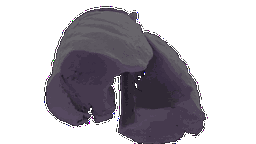
#> input picture dither_lungs.gif, 256 x 144 px, shrunk from 720 x 406 before the run
$ python dither_script_alpha_v7.py
#> lines starting #> are read from the running program, lines starting #| are printed output that depends on the picture; after the words box and inside, x2 and y2 are one past the last pixel; in counts of white or black regions, pixels touching at a corner belong together
from PIL import Image, ImageSequence
import numpy as np
from tqdm import tqdm

def atkinson_dither(image, colors, frame_number, has_alpha=False):
    width, height = image.size
    if has_alpha:
        rgba = np.array(image.convert('RGBA'))
        pixels = rgba[:, :, 0]  # Use the red channel for grayscale conversion
        alpha = rgba[:, :, 3]
    else:
        pixels = np.array(image.convert('L'))  # Convert image to grayscale
        alpha = None

    threshold_map = np.array(colors)  # Convert colors to numpy array for quick access
    quant_errors = np.zeros_like(pixels, dtype=np.float32)

    for y in tqdm(range(height), desc=f'Dithering frame {frame_number}', leave=False):
        for x in range(width):
            old_pixel = pixels[y, x] + quant_errors[y, x]
            new_pixel = threshold_map[np.argmin(np.abs(threshold_map - old_pixel))]
            pixels[y, x] = new_pixel
            quant_error = old_pixel - new_pixel

            if x + 1 < width:
                quant_errors[y, x + 1] += quant_error * 1 / 8
            if x + 2 < width:
                quant_errors[y, x + 2] += quant_error * 1 / 8
            if y + 1 < height:
                if x - 1 >= 0:
                    quant_errors[y + 1, x - 1] += quant_error * 1 / 8
                quant_errors[y + 1, x] += quant_error * 1 / 8
                if x + 1 < width:
                    quant_errors[y + 1, x + 1] += quant_error * 1 / 8
            if y + 2 < height:
                quant_errors[y + 2, x] += quant_error * 1 / 8

    dithered_image = Image.fromarray(pixels.astype(np.uint8))
    if has_alpha:
        dithered_image.putalpha(Image.fromarray(alpha))

    return dithered_image

def convert_to_two_colors(image, colors):
    color1, color2 = [Image.new('RGBA', image.size, color) for color in colors]
    if image.mode == 'RGBA':
        gray_image = image.convert('L')
        mask = gray_image.point(lambda p: 255 if p > 127 else 0, mode='1')
    else:
        mask = image.point(lambda p: 255 if p > 127 else 0, mode='1')

    result_image = Image.composite(color2, color1, mask)

    if image.mode == 'RGBA':
        result_image.putalpha(image.split()[-1])  # Preserve the alpha channel

    return result_image

def process_image(image_path, output_path):
#> called with image_path = 'dither_lungs.gif', output_path = 'pipette_dither_v7.gif'
    colors = [255, 0]  # Using grayscale for error diffusion
    color_map = ['#FFFEDB', '#303001']

    image = Image.open(image_path)
#> image is the input picture: PIL image 256x144 P; mean R, G, B, A 31.2, 27.7, 33.8, 104.7
    has_alpha = image.mode in ('RGBA', 'LA')
#> has_alpha = False

    if image.format == 'GIF':
        frames = []
        total_frames = sum(1 for _ in ImageSequence.Iterator(image))
#> total_frames = 1

        for frame_number, frame in enumerate(tqdm(ImageSequence.Iterator(image), desc='Processing GIF frames', total=total_frames)):
            frame = frame.convert('RGBA' if has_alpha else 'RGB')
            dithered_frame = atkinson_dither(frame, colors, frame_number, has_alpha=has_alpha)
            dithered_frame = convert_to_two_colors(dithered_frame, color_map)
            frames.append(dithered_frame)
#> this loop made 1 pass
#> (frame_number, width in atkinson_dither, height in atkinson_dither, threshold_map in atkinson_dither) on pass 1: (0, 256, 144, [255, 0])
#> pass 1, in process_image, `frame = frame.convert('RGBA' if has_alpha else 'RGB')`:
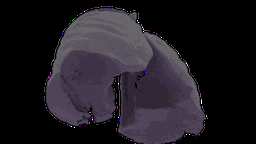
#> frame: PIL image 256x144 RGB; mean R, G, B 31.2, 27.7, 33.8
#> pass 1, in atkinson_dither, `dithered_image = Image.fromarray(pixels.astype(np.uint8))`:
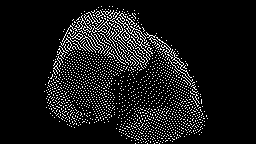
#> dithered_image: PIL image 256x144 L; 9.2% white in thin lines or dots, all inside (x1, y1, x2, y2) = (44, 6, 208, 144)
#> pass 1, in convert_to_two_colors, `color1, color2 = [Image.new('RGBA', image.size, color) for color in co..`:
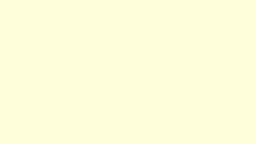
#> color1: PIL image 256x144 RGBA; mean R, G, B, A 255, 254, 219, 255
#> after the loop, frames = 1 item

        frames[0].save(output_path, save_all=True, append_images=frames[1:], loop=0, duration=image.info.get('duration', 100))
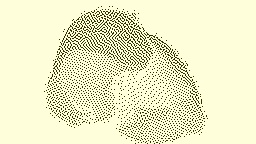
#> saved as pipette_dither_v7.gif: PIL image 256x144 RGBA; mean R, G, B, A 235.9, 235, 198.9, 255
    else:
        dithered_image = atkinson_dither(image.convert('RGBA' if has_alpha else 'RGB'), colors, frame_number=0, has_alpha=has_alpha)
        dithered_image = convert_to_two_colors(dithered_image, color_map)
        dithered_image.save(output_path)

if __name__ == "__main__":
    input_path = 'dither_lungs.gif'  # Change to your input file
    output_path = 'pipette_dither_v7.gif'  # Change to your desired output file
    process_image(input_path, output_path)
